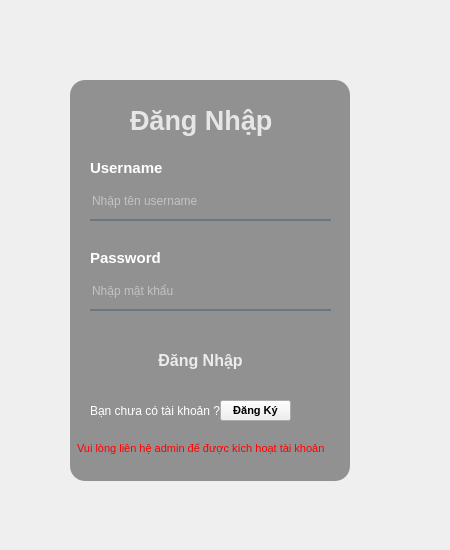
<?xml version="1.0" encoding="UTF-8"?>
<ui version="4.0">
    <class>Login</class>
    <widget class="QWidget" name="Login">
        <property name="geometry">
            <rect>
                <x>0</x>
                <y>0</y>
                <width>450</width>
                <height>550</height>
            </rect>
        </property>
        <property name="windowTitle">
            <string>Form</string>
        </property>
        <widget class="QWidget" name="widget" native="true">
            <property name="enabled">
                <bool>true</bool>
            </property>
            <property name="geometry">
                <rect>
                    <x>30</x>
                    <y>40</y>
                    <width>370</width>
                    <height>480</height>
                </rect>
            </property>
            <widget class="QLabel" name="label">
                <property name="geometry">
                    <rect>
                        <x>30</x>
                        <y>30</y>
                        <width>300</width>
                        <height>420</height>
                    </rect>
                </property>
                <property name="styleSheet">
                    <string notr="true">border-image: url(:/resource/images/bg_login.jpg);
                        border-radius:20px
                    </string>
                </property>
                <property name="text">
                    <string/>
                </property>
            </widget>
            <widget class="QLabel" name="label_2">
                <property name="geometry">
                    <rect>
                        <x>30</x>
                        <y>30</y>
                        <width>300</width>
                        <height>420</height>
                    </rect>
                </property>
                <property name="styleSheet">
                    <string notr="true">
                        border-radius:20px;
                        background-color: qlineargradient(spread:pad, x1:0.547949, y1:0.29, x2:0.537746, y2:0.671,
                        stop:0 rgba(0, 0, 0, 0), stop:1 rgba(50, 50, 50, 147));
                    </string>
                </property>
                <property name="text">
                    <string/>
                </property>
                <property name="indent">
                    <number>0</number>
                </property>
            </widget>
            <widget class="QLabel" name="label_3">
                <property name="geometry">
                    <rect>
                        <x>40</x>
                        <y>40</y>
                        <width>280</width>
                        <height>401</height>
                    </rect>
                </property>
                <property name="styleSheet">
                    <string notr="true">background-color:rgba(0,0,0,100);
                        border-radius:15px;
                    </string>
                </property>
                <property name="text">
                    <string/>
                </property>
            </widget>
            <widget class="QLabel" name="lb_title_form">
                <property name="geometry">
                    <rect>
                        <x>100</x>
                        <y>60</y>
                        <width>161</width>
                        <height>41</height>
                    </rect>
                </property>
                <property name="font">
                    <font>
                        <pointsize>20</pointsize>
                        <bold>true</bold>
                    </font>
                </property>
                <property name="styleSheet">
                    <string notr="true">color: rgb(230, 230, 230);</string>
                </property>
                <property name="text">
                    <string>Đăng Nhập</string>
                </property>
            </widget>
            <widget class="QLabel" name="label_5">
                <property name="geometry">
                    <rect>
                        <x>60</x>
                        <y>120</y>
                        <width>91</width>
                        <height>16</height>
                    </rect>
                </property>
                <property name="font">
                    <font>
                        <pointsize>11</pointsize>
                        <bold>true</bold>
                    </font>
                </property>
                <property name="styleSheet">
                    <string notr="true">color: rgb(255, 255, 255);</string>
                </property>
                <property name="text">
                    <string>Username</string>
                </property>
            </widget>
            <widget class="QLineEdit" name="username">
                <property name="geometry">
                    <rect>
                        <x>60</x>
                        <y>150</y>
                        <width>241</width>
                        <height>31</height>
                    </rect>
                </property>
                <property name="styleSheet">
                    <string notr="true">background-color: rgba(0, 0, 0,0);
                        border:none;
                        border-bottom:2px solid rgba(105,118,132,255);
                        color:rgba(255,255,255,230);
                        padding-bottom:7px;
                    </string>
                </property>
                <property name="placeholderText">
                    <string>Nhập tên username</string>
                </property>
            </widget>
            <widget class="QLineEdit" name="password">
                <property name="geometry">
                    <rect>
                        <x>60</x>
                        <y>240</y>
                        <width>241</width>
                        <height>31</height>
                    </rect>
                </property>
                <property name="styleSheet">
                    <string notr="true">background-color: rgba(0, 0, 0,0);
                        border:none;
                        border-bottom:2px solid rgba(105,118,132,255);
                        color:rgba(255,255,255,230);
                        padding-bottom:7px;
                    </string>
                </property>
                <property name="echoMode">
                    <enum>QLineEdit::Password</enum>
                </property>
                <property name="placeholderText">
                    <string>Nhập mật khẩu</string>
                </property>
            </widget>
            <widget class="QLabel" name="label_6">
                <property name="geometry">
                    <rect>
                        <x>60</x>
                        <y>210</y>
                        <width>91</width>
                        <height>16</height>
                    </rect>
                </property>
                <property name="font">
                    <font>
                        <pointsize>11</pointsize>
                        <bold>true</bold>
                    </font>
                </property>
                <property name="styleSheet">
                    <string notr="true">color: rgb(255, 255, 255);</string>
                </property>
                <property name="text">
                    <string>Password</string>
                </property>
            </widget>
            <widget class="QPushButton" name="saveForm">
                <property name="geometry">
                    <rect>
                        <x>90</x>
                        <y>300</y>
                        <width>161</width>
                        <height>41</height>
                    </rect>
                </property>
                <property name="font">
                    <font>
                        <pointsize>12</pointsize>
                        <bold>true</bold>
                    </font>
                </property>
                <property name="autoFillBackground">
                    <bool>false</bool>
                </property>
                <property name="styleSheet">
                    <string notr="true">QPushButton#saveForm{
                        background-color: qlineargradient(spread:pad, x1:0, y1:0.505682, x2:1, y2:0.477, stop:0 rgba(20,
                        47, 78, 219), stop:1 rgba(85, 98, 112, 226));
                        color:rgba(255,255,255,210);
                        border-radius:5px;
                        }
                        QPushButton#saveForm:hover {
                        background-color: qlineargradient(spread:pad, x1:0, y1:0.505682, x2:1, y2:0.477, stop:0 rgba(40,
                        67, 98, 219), stop:1 rgba(105, 118, 132, 226));

                        }
                        QPushButton#saveForm:pressed {
                        background-color: rgba(105,118,132,200);
                        padding-left:5px;
                        padding-top:5px;
                        }
                    </string>
                </property>
                <property name="text">
                    <string>Đăng Nhập</string>
                </property>
                <property name="autoDefault">
                    <bool>false</bool>
                </property>
                <property name="flat">
                    <bool>false</bool>
                </property>
            </widget>
            <widget class="QLabel" name="label_7">
                <property name="geometry">
                    <rect>
                        <x>60</x>
                        <y>360</y>
                        <width>131</width>
                        <height>21</height>
                    </rect>
                </property>
                <property name="styleSheet">
                    <string notr="true">color: rgb(255, 255, 255);</string>
                </property>
                <property name="text">
                    <string>Bạn chưa có tài khoản ?</string>
                </property>
            </widget>
            <widget class="QPushButton" name="dangKy">
                <property name="geometry">
                    <rect>
                        <x>190</x>
                        <y>360</y>
                        <width>71</width>
                        <height>21</height>
                    </rect>
                </property>
                <property name="font">
                    <font>
                        <pointsize>8</pointsize>
                        <bold>true</bold>
                    </font>
                </property>
                <property name="autoFillBackground">
                    <bool>false</bool>
                </property>
                <property name="styleSheet">
                    <string notr="true">QPushButton#dangNhap{
                        background-color: qlineargradient(spread:pad, x1:0, y1:0.505682, x2:1, y2:0.477, stop:0 rgba(20,
                        47, 78, 219), stop:1 rgba(85, 98, 112, 226));
                        color:rgba(255,255,255,210);
                        border-radius:5px;
                        }
                        QPushButton#dangNhap:hover {
                        background-color: qlineargradient(spread:pad, x1:0, y1:0.505682, x2:1, y2:0.477, stop:0 rgba(40,
                        67, 98, 219), stop:1 rgba(105, 118, 132, 226));

                        }
                        QPushButton#dangNhap:pressed {
                        background-color: rgba(105,118,132,200);
                        padding-left:5px;
                        padding-top:5px;
                        }
                    </string>
                </property>
                <property name="text">
                    <string>Đăng Ký</string>
                </property>
                <property name="checkable">
                    <bool>false</bool>
                </property>
                <property name="autoDefault">
                    <bool>false</bool>
                </property>
                <property name="flat">
                    <bool>false</bool>
                </property>
            </widget>
            <widget class="QLabel" name="lb_contact_admin">
                <property name="geometry">
                    <rect>
                        <x>47</x>
                        <y>400</y>
                        <width>271</width>
                        <height>16</height>
                    </rect>
                </property>
                <property name="font">
                    <font>
                        <pointsize>8</pointsize>
                    </font>
                </property>
                <property name="styleSheet">
                    <string notr="true">color: rgb(255, 0, 0);</string>
                </property>
                <property name="text">
                    <string>Vui lòng liên hệ admin để được kích hoạt tài khoản</string>
                </property>
            </widget>
        </widget>
    </widget>
    <resources>
        <include location="../resource.qrc"/>
    </resources>
    <connections/>
</ui>
